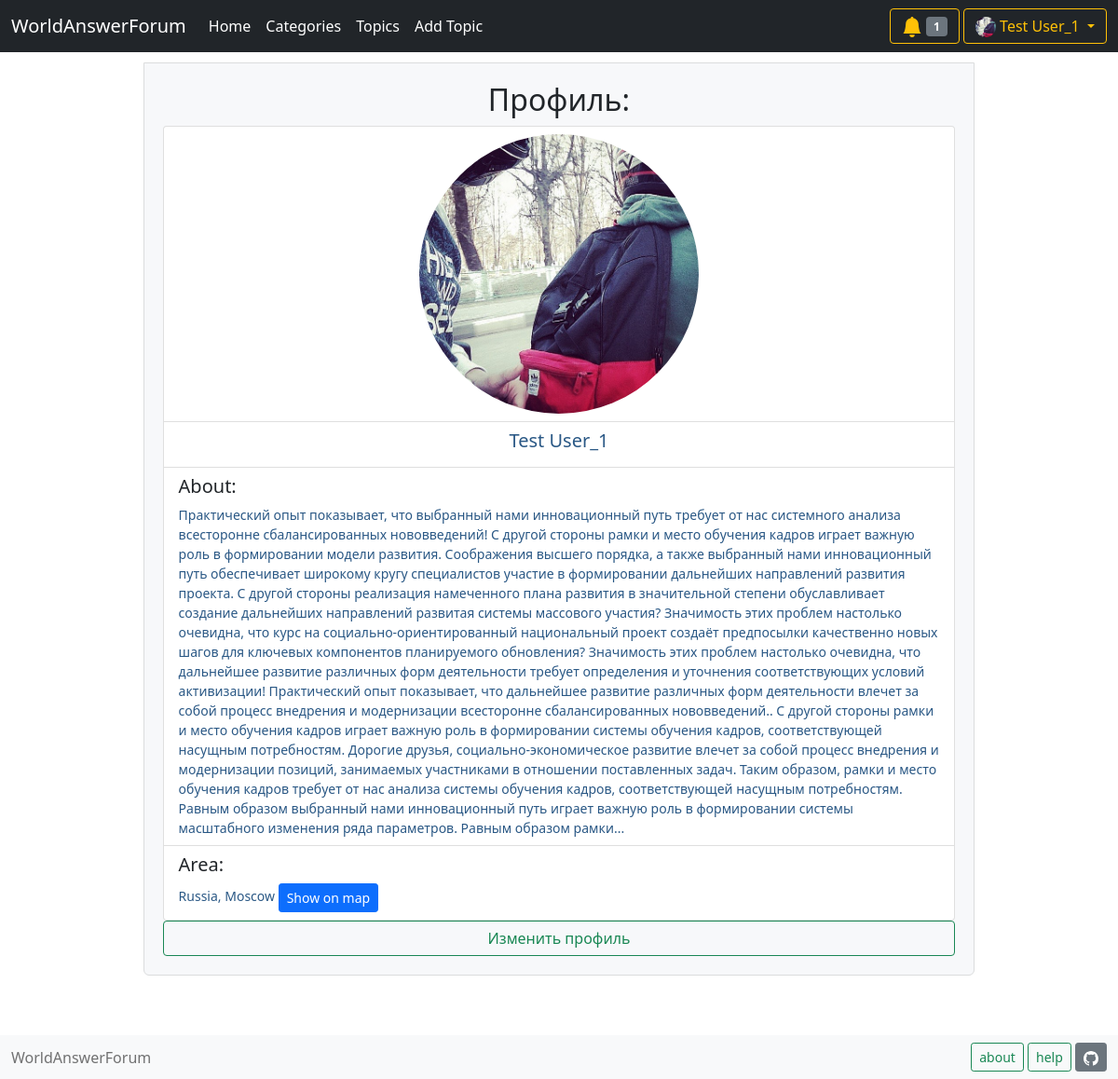
Page /profile/1 (signed in) on the earlier database version.
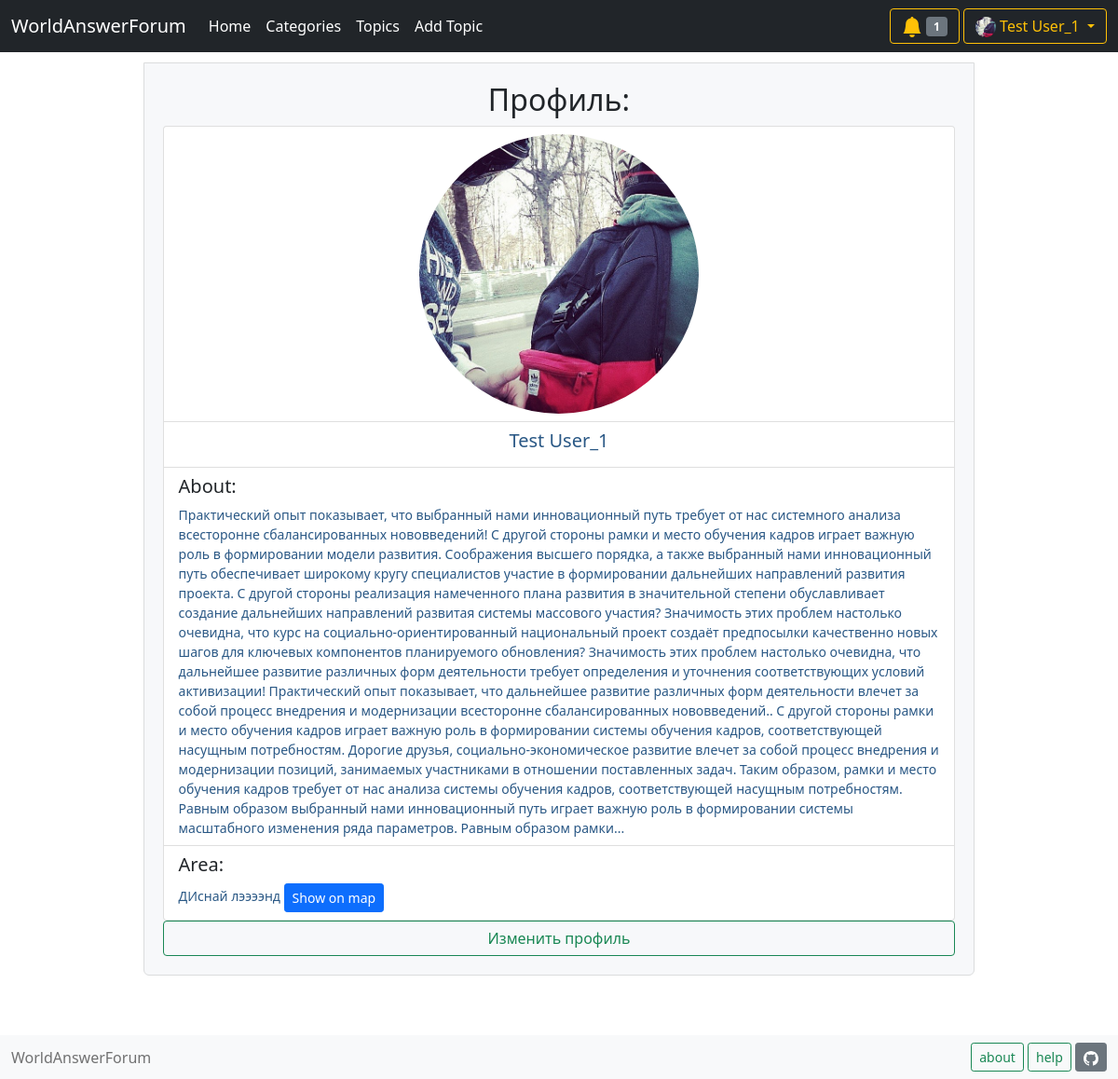
Same page on the later database version.
### data/user.py (models this page shows, shortened)
class User(SqlAlchemyBase, UserMixin, SerializerMixin):
    __tablename__ = 'users'
    id = sqlalchemy.Column(
        sqlalchemy.Integer, autoincrement=True,
        primary_key=True, nullable=False)
    name = sqlalchemy.Column(sqlalchemy.String, nullable=False)
    email = sqlalchemy.Column(
        sqlalchemy.String, index=True, unique=True, nullable=True)
    hashed_password = sqlalchemy.Column(
        sqlalchemy.String, nullable=False)
    role_id = sqlalchemy.Column(
        sqlalchemy.Integer, sqlalchemy.ForeignKey('roles.id'), default=1)
    about = sqlalchemy.Column(sqlalchemy.String)
    area = sqlalchemy.Column(sqlalchemy.String)
    profile_img = sqlalchemy.Column(sqlalchemy.String)
    role = orm.relation('Role')
    notifies = orm.relation('Notify', back_populates='user', lazy='subquery')

### main.py (the view)
@app.route('/profile/<int:user_id>')
def profile(user_id):
    db_sess = db_session.create_session()
    user = db_sess.query(User).filter(
        User.id == user_id).first()
    return render_template(
        'user_profile.html', title='Профиль:', user=user)

### data/db_session.py (called while the page is built)
def create_session() -> Session:
    global __factory
    return __factory()

### main.py (called while the page is built)
@login_manager.user_loader
def load_user(user_id):
    db_sess = db_session.create_session()
    return db_sess.query(User).get(user_id)

def get_notifies_num():
    db_sess = db_session.create_session()
    notifies = db_sess.query(Notify).filter(
        Notify.user_id == current_user.id)
    return len(list(notifies))

### templates/user_profile.html
{% extends "base.html" %}
{% block content %}
<div style="margin: 10%;margin-top: 1%;padding: 20px;font-size: 14px;background-color: #F7F8FA;border: 1px solid #DBDCDD;border-radius: 0 0 6px 6px;">
    <h2 style="text-align: center;">Профиль:</h2>
    <ul class="list-group">
        <li class="list-group-item">
            <div style="font-size: 17px;line-height: 24px;font-weight: 400;font-family: Helvetica,Arial,sans-serif;color: #333;word-break: break-word;">
                {% if user.profile_img %}
                <img src="/{{ user.profile_img }}" width="300" height="300" style="border-radius: 500px;display: block;margin-left: auto;margin-right: auto;">
                {% else %}
                <img src="https://encrypted-tbn0.gstatic.com/images?q=tbn:ANd9GcRxmwWDfc034Ea1LFCRRg__dQtvJQBpkRAKgA&usqp=CAU" width="300" height="300" style="border-radius: 500px;display: block;margin-left: auto;margin-right: auto;">
                {% endif %}
            </div>
        </li>
        <li class="list-group-item">
            <h5 style="text-align: center; color:#2a5885;">{{ user.name }}</h5>
        </li>
        <li class="list-group-item">
            <h5>About:</h5>
            <h7 style="color:#2a5885;">{{ user.about }}</h7>
        </li>
        <li class="list-group-item">
            <h5>Area:</h5>
            <div>
                <h7 style="color:#2a5885;"><a data-bs-target="#exampleModal">{{ user.area }}</a></h7>
                <a class="btn btn-primary btn-sm" href="/show_map/{{ user.id }}">
                  Show on map
                </a>
            </div>
        </li>
    </ul>
    {% if current_user.is_authenticated and (current_user.id == user.id) %}
    <a class="btn btn-outline-success" href="/edit_profile/{{ current_user.id }}" style="width:100%;">
        Изменить профиль
    </a>
    {% endif %}
{% endblock %}

### templates/base.html (shortened to what this page needs)
<!DOCTYPE html>
<html lang="en">
<head>
    <link href="https://cdn.jsdelivr.net/npm/bootstrap@5.0.0-beta1/dist/css/bootstrap.min.css"
          rel="stylesheet"
>
</head>
<body>
    {% set title = "WorldAnswerForum" %}
    <header>
        <nav class="navbar navbar-expand-lg navbar-dark bg-dark">
          <div class="container-fluid">
            <a class="navbar-brand" href="/">{{ title }}</a>
            <div class="collapse navbar-collapse" id="navbarSupportedContent">
              <ul class="navbar-nav me-auto my-2 my-lg-0 navbar-nav-scroll" style="--bs-scroll-height: 100px;">
                <li class="nav-item">
                  <a class="nav-link active" aria-current="page" href="/">Home</a>
                </li>
                <li class="nav-item">
                  <a class="nav-link active" href="/categories">Categories</a>
                </li>
                <li class="nav-item">
                  <a class="nav-link active" href="/topics/0">Topics</a>
                </li>
                <li class="nav-item">
                  {% if current_user.is_authenticated %}
                  <a class="nav-link active" href="/add_topic">Add Topic</a>
                  {% else %}
                  <a class="nav-link active" href="/login">Add Topic</a>
                  {% endif %}
                </li>
              </ul>
              <form class="d-flex">
                {% if current_user.is_authenticated %}
                <div class="btn-group"><div>
                  <button type="button" class="btn btn-outline-warning" data-bs-toggle="dropdown" data-bs-display="static" aria-expanded="false">
                    {% if current_user.notifies %}
                    <svg xmlns="http://www.w3.org/2000/svg" width="22" height="22" fill="currentColor" class="bi bi-bell-fill" viewBox="0 0 16 16">
                      <path d="M8 16a2 2 0 0 0 2-2H6a2 2 0 0 0 2 2zm.995-14.901a1 1 0 1 0-1.99 0A5.002 5.002 0 0 0 3 6c0 1.098-.5 6-2 7h14c-1.5-1-2-5.902-2-7 0-2.42-1.72-4.44-4.005-4.901z"/>
                    </svg>
                      <span class="badge bg-secondary">{{ get_notifies_num() }}</span>
                    {% endif %}
                  </button>
                  <button type="button" class="btn btn-outline-warning dropdown-toggle" data-bs-toggle="dropdown" data-bs-display="static" aria-expanded="false">
                    {% if current_user.profile_img %}
                    <img src="/{{ current_user.profile_img }}" width="22" height="22" style="border-radius: 100px;">
                    {% else %}
                    <img src="https://encrypted-tbn0.gstatic.com/images?q=tbn:ANd9GcRxmwWDfc034Ea1LFCRRg__dQtvJQBpkRAKgA&usqp=CAU" width="22" height="22" style="border-radius: 100px;">
                    {% endif %}
                    {{ current_user.name }}
                  </button>
                </div></div>
                {% else %}
                <div>
                  <a class="btn btn-outline-info" href="/register">Register</a>
                  <a class="btn btn-outline-warning" href="/login">Log in</a>
                </div>
                {% endif %}
              </form>
            </div>
          </div>
        </nav>
    </header>
    <main role="main" class="container">
        {% block content %}{% endblock %}
    </main>
    <nav class="navbar fixed-bottom navbar-light bg-light">
      <div class="container-fluid">
        <div>
          <span class="navbar-text">
              {{ title }}
          </span>
         </div>
        <div>
          <button type="button" class="btn btn-outline-success btn-sm" data-bs-toggle="modal" data-bs-target="#AboutModal">
            about
          </button>
          <a class="btn btn-outline-success btn-sm" href="/question">help</a>
          <a class="btn btn-secondary btn-sm" href="https://github.com/Hamjoshua/YL_Flask_Project">
          </a>
        </div>
      </div>
    </nav>
</body>
</html>

Differences in the rows shown:
changed User "Test User_1": area "Russia, Moscow" → "ДИснай лээээнд"
